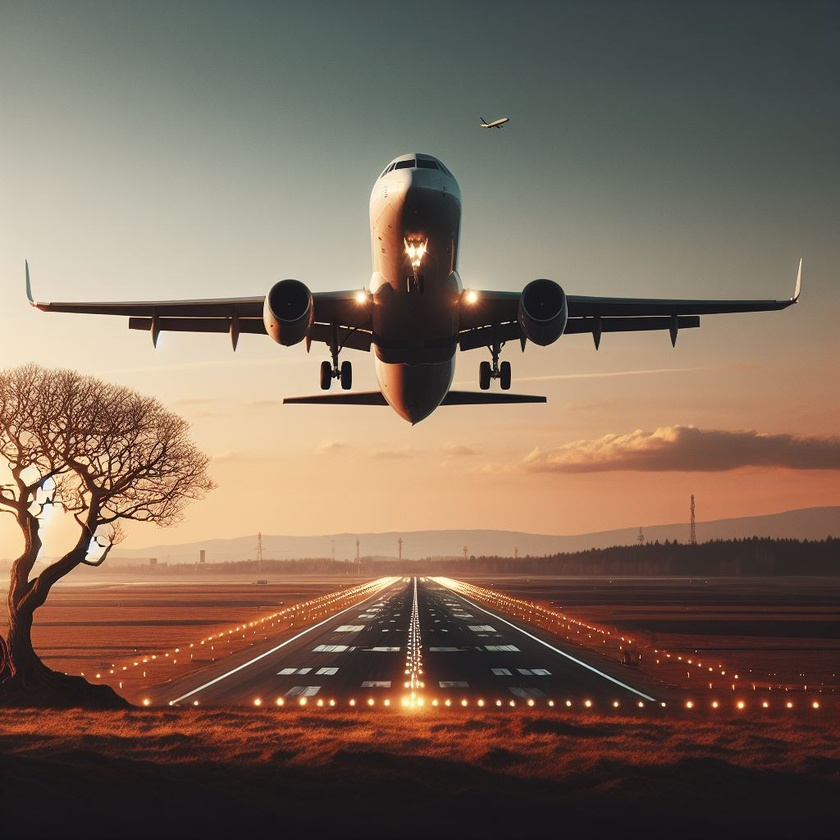
#> input picture Aula 6/Aviao/Aviao.jpeg, 840 x 840 px, shrunk from 1024 x 1024 before the run
$ python aviao.py
#> lines starting #> are read from the running program, lines starting #| are printed output that depends on the picture; after the words box and inside, x2 and y2 are one past the last pixel; in counts of white or black regions, pixels touching at a corner belong together
import math

import numpy as np
import cv2
import matplotlib.pyplot as plt

#Importa e converta para RGB
img = cv2.imread('./Aviao.jpeg')
#> img is the input picture: shape (840, 840, 3); mean B, G, R 90, 105.5, 125.4
img = cv2.cvtColor(img, cv2.COLOR_BGR2RGB)


#Convertendo para preto e branco (RGB -> Gray Scale -> BW)
img_gray = cv2.cvtColor(img, cv2.COLOR_RGB2GRAY)
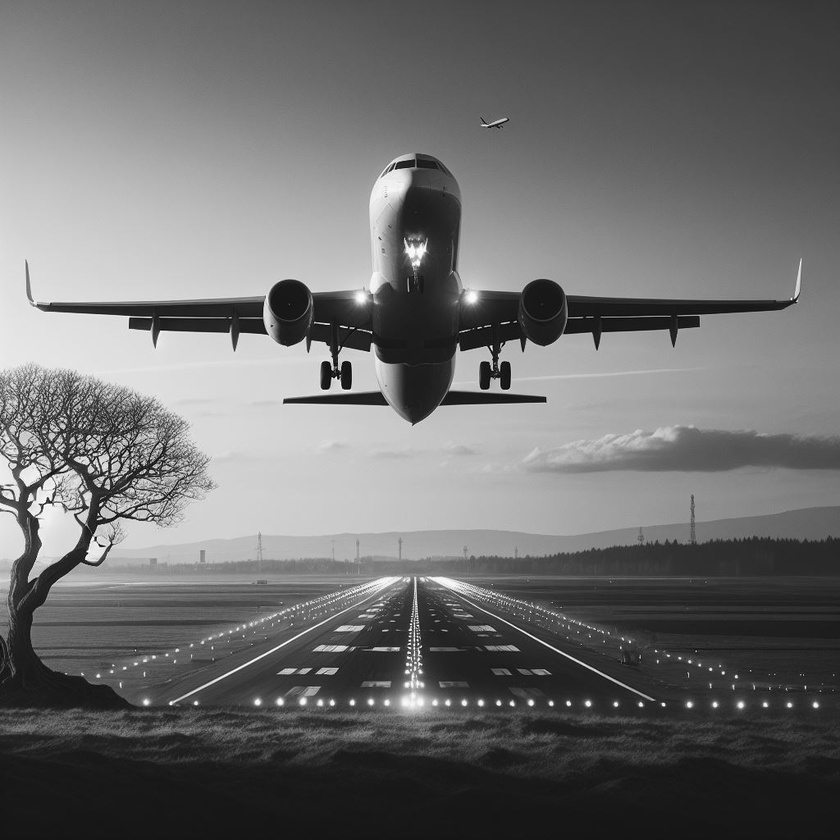
#> img_gray: shape (840, 840); min 1, max 254, mean 109.7
a = img_gray.max()
#> a = 254
_, thresh = cv2.threshold(img_gray, a/2*1.7, a,cv2.THRESH_BINARY_INV)
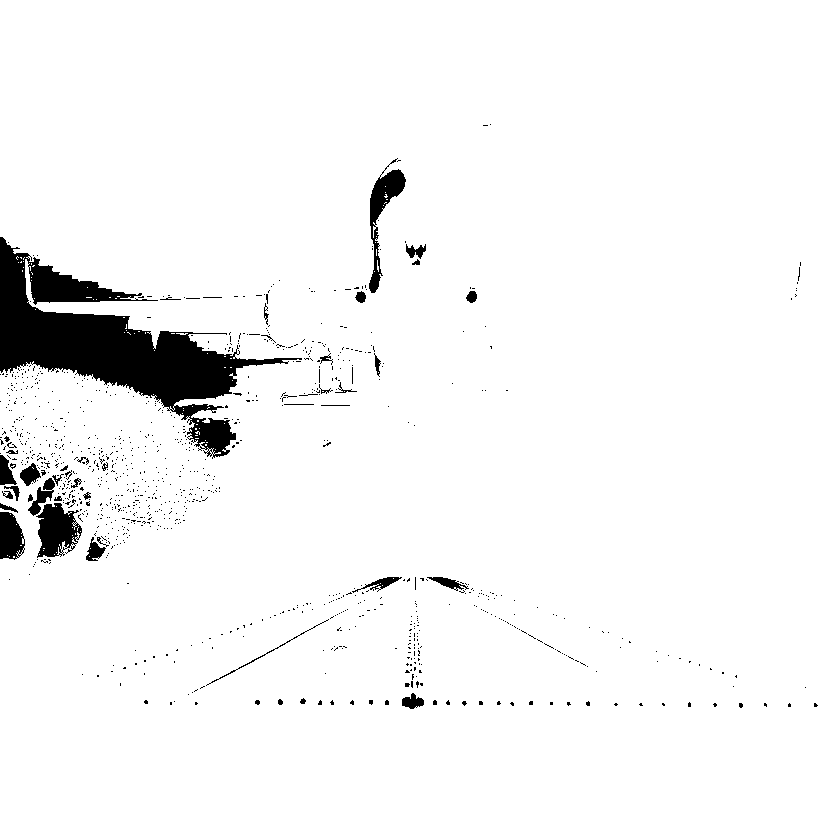
#> thresh: shape (840, 840); values 0 (black) and 254 (white), 95.8% white; 1022 black regions (978 under 20 px), largest, box (x1, y1, x2, y2) and area: (0, 237, 302, 459) 19781, (36, 503, 82, 558) 1625, (369, 158, 406, 293) 1447


tamanhoKernel = 5
kernel = np.ones((tamanhoKernel,tamanhoKernel), np.uint8)
thresh_open = cv2.morphologyEx(thresh, cv2.MORPH_OPEN, kernel)
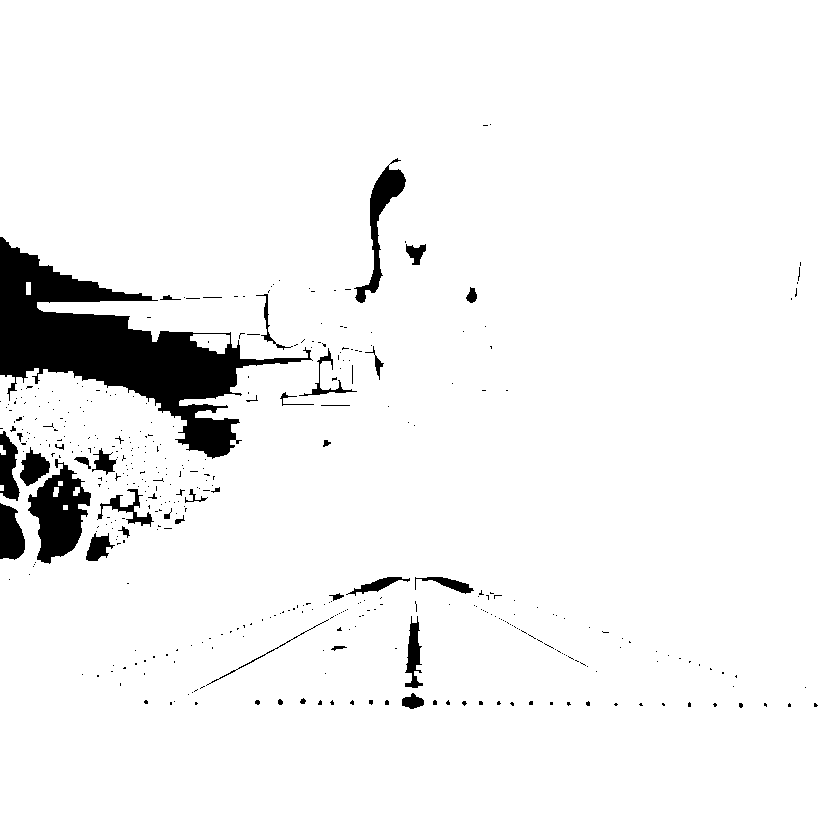
#> thresh_open: shape (840, 840); values 0 (black) and 254 (white), 94.9% white; 417 black regions (379 under 20 px), largest, box (x1, y1, x2, y2) and area: (0, 237, 313, 459) 21915, (28, 459, 91, 564) 3552, (354, 158, 406, 303) 1777

#Filtro de ruído (bluring)
img_blur = cv2.blur(img_gray, ksize=(tamanhoKernel,tamanhoKernel))

# Detecção borda com Canny (sem blurry)
edges_gray = cv2.Canny(image=img_gray, threshold1=a/3, threshold2=a)
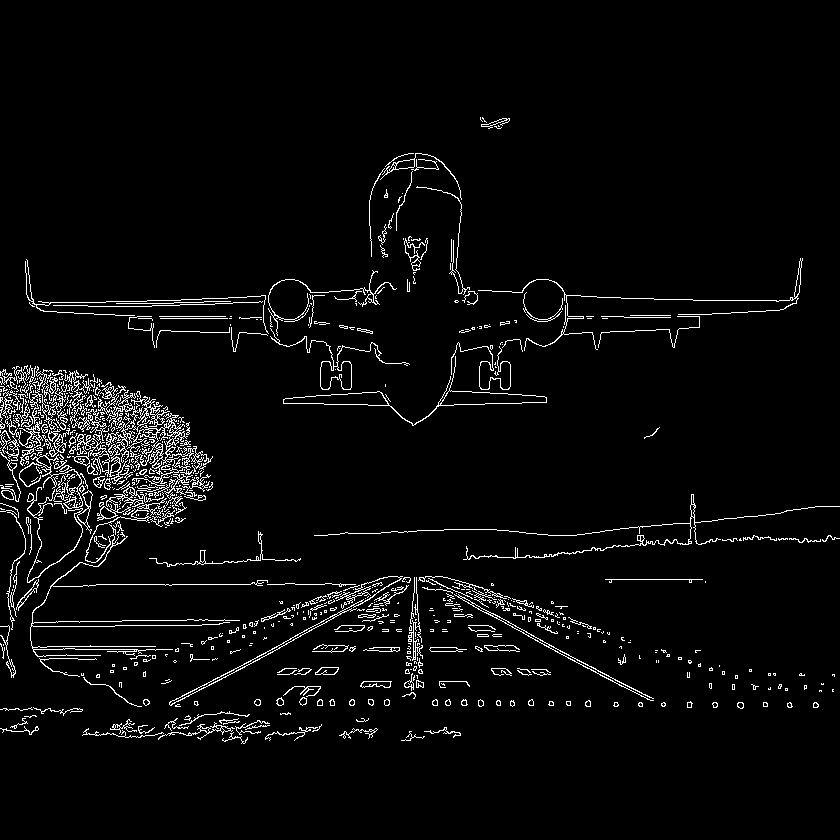
#> edges_gray: shape (840, 840); 3.8% white in thin lines or dots, all inside (x1, y1, x2, y2) = (0, 117, 840, 744)


# contorno
contours, hierarchy = cv2.findContours(
                                   image = edges_gray,
                                   mode = cv2.RETR_TREE,
                                   method = cv2.CHAIN_APPROX_SIMPLE)
#> contours = 1246 contours, 1065 with area under 20; largest, box (x1, y1, x2, y2) and area: (69, 385, 213, 486) 2566, (283, 356, 547, 426) 2040, (440, 390, 547, 406) 1047, (283, 391, 389, 406) 939, (270, 328, 410, 390) 690
contours = sorted(contours, key = cv2.contourArea, reverse = True)
img_copy = img.copy()
final = cv2.drawContours(img_copy, contours, contourIdx = -1,
                         color = (255, 0, 0), thickness = 2)
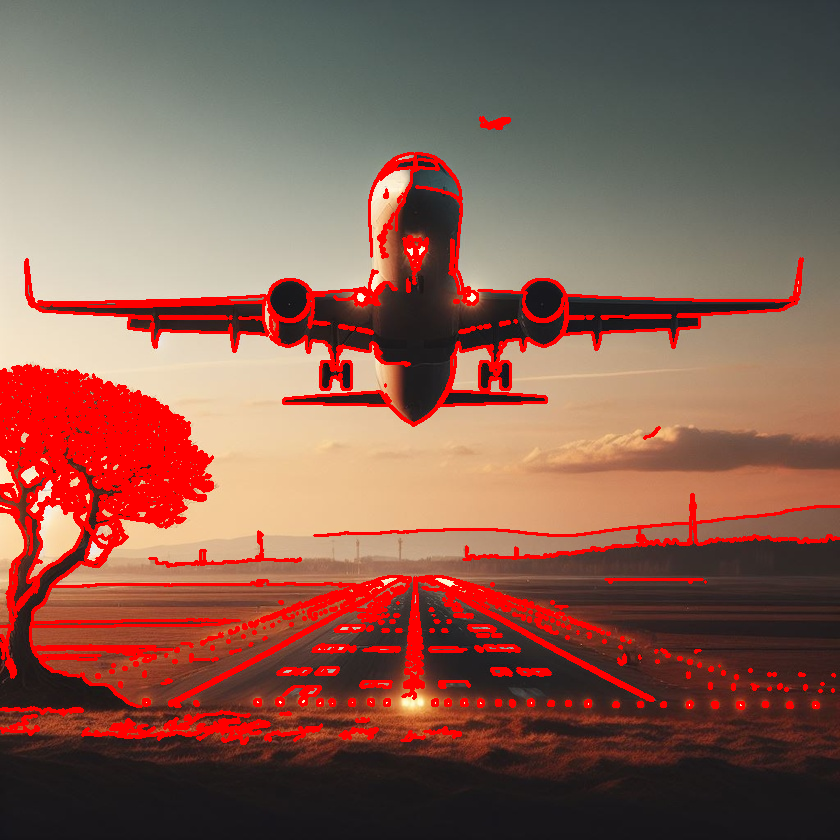
#> final: shape (840, 840, 3); mean R, G, B 136.9, 93.7, 80.8


#plot imagens
imagens = [img,img_blur,img_gray,edges_gray,final]
formatoX = math.ceil(len(imagens)**.5)
#> formatoX = 3
if (formatoX**2-len(imagens))>formatoX:
    formatoY = formatoX-1
#> formatoY = 2
else:
    formatoY = formatoX
for i in range(len(imagens)):
    plt.subplot(formatoY, formatoX, i + 1)
    plt.imshow(imagens[i],'gray')
    plt.xticks([]),plt.yticks([])
#> this loop made 5 passes
plt.show()
plt.imshow(final)
